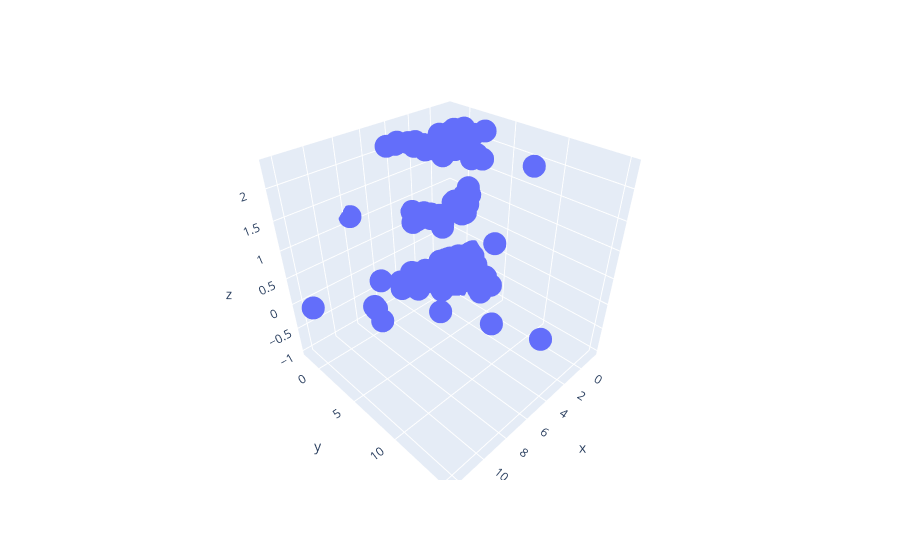

Notebook cell for this chart:
### Code cell
px.scatter_3d(x=reduced_data[:,0],y=reduced_data[:,1],z=reduced_data[:,2])

### Figure 1 — Plotly figure (JSON) as saved in the notebook; plotly's stock layout.template omitted (floating-point values rounded to 4 significant figures; data arrays with more than 128 entries replaced by an {"elided": "..."} marker saying what was removed)
{"data": [{"hovertemplate": "x=%{x}<br>y=%{y}<br>z=%{z}<extra></extra>", "legendgroup": "", "marker": {"color": "#636efa", "symbol": "circle"}, "mode": "markers", "name": "", "scene": "scene", "showlegend": false, "type": "scatter3d", "x": {"elided": "440 float values"}, "y": {"elided": "440 float values"}, "z": {"elided": "440 float values"}}], "layout": {"legend": {"tracegroupgap": 0}, "margin": {"t": 60}, "scene": {"domain": {"x": [0, 1], "y": [0, 1]}, "xaxis": {"title": {"text": "x"}}, "yaxis": {"title": {"text": "y"}}, "zaxis": {"title": {"text": "z"}}}}}
